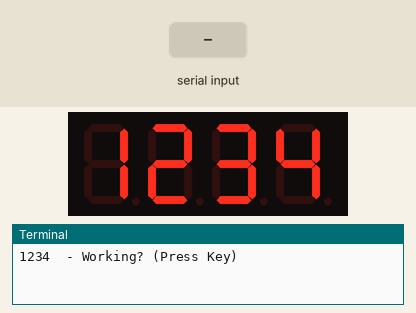
Recording of a program running on a simulated Raspberry Pi (BCM pin numbers). Shown: 4-digit seven-segment display, the last lines printed to the terminal. The test bench sets the inputs (shaded band). Library files of the repository ran but are not shown: tm1637.py. At 4.8 s the program stops and its outputs stay as they are.

Above: at 1.2 s.
1.3 s: "1" typed at the terminal, then Enter
At 1.7 s:
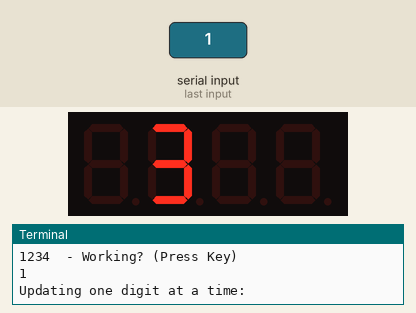
3.3 s: "0" typed at the terminal, then Enter
At 5.2 s:
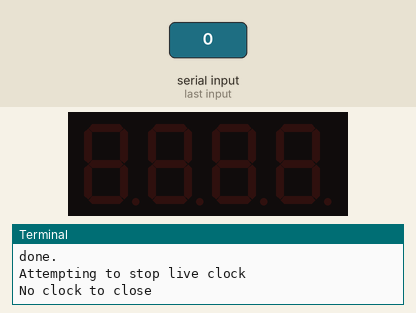
Timing chart, 0 to 6.3 s (numbered marks = the images above; inputs shaded):
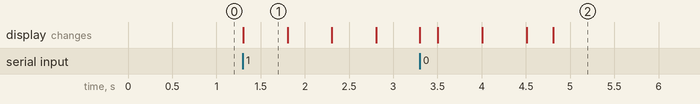

The program:

display.py
```python
#!/usr/bin/env python
# -*- coding: utf-8 -*-

from time import sleep
import tm1637

# Initialize the display (GND, VCC=3.3V, Example Pins are DIO-20 and CLK21)
Display = tm1637.TM1637(CLK=21, DIO=20, brightness=1.0)

# Basic Display Update:
digits = [1, 2, 3, 4]
Display.Show(digits)
print "1234  - Working? (Press Key)"
scrap = raw_input()

# Update Individual Digits:
print "Updating one digit at a time:"
Display.Clear()
Display.Show1(1, 3)
sleep(0.5)
Display.Show1(2, 2)
sleep(0.5)
Display.Show1(3, 1)
sleep(0.5)
Display.Show1(0, 4)
print "4321  - (Press Key)"
scrap = raw_input()

# The ":"
print "Add double point\n"
Display.ShowDoublepoint(True)
sleep(0.2)

# Vary the brightness:
print "Brightness Off"
Display.SetBrightness(0)
sleep(0.5)
print "Full Brightness"
Display.SetBrightness(1)
sleep(0.5)
print "30% Brightness"
Display.SetBrightness(0.3)
sleep(0.3)

print('done.')
Display.cleanup()
```

Measured:
- after the input at 1.3 s, the display: changes at once (image 1)
- after the input at 3.3 s, the display: first changes at once (image 2 shows a later state)
- what the display in image 1 shows lasts 0.5 s, from 1.3 s to 1.8 s
